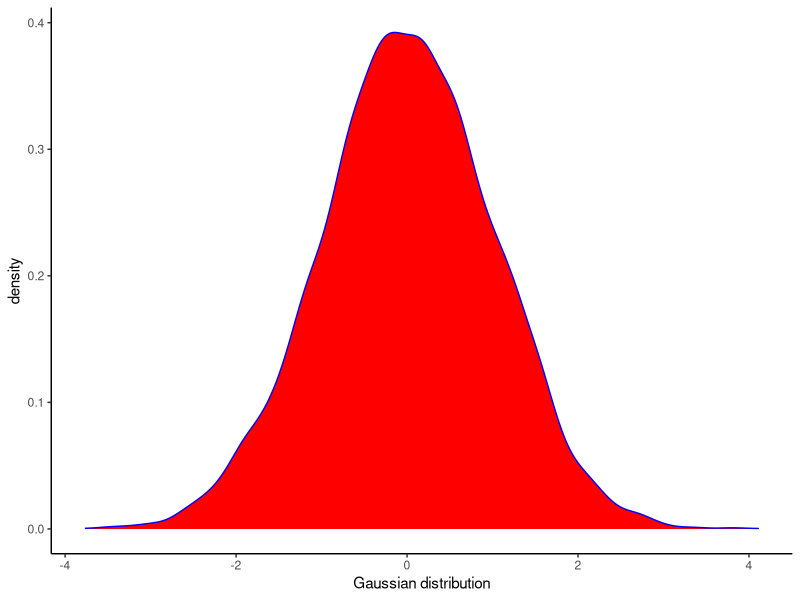

Source code (R):
## ---- chunk 1
knitr::opts_chunk$set(echo = FALSE)
## ---- chunk 2
dat<-data.frame(a = rnorm(10000))
library(ggplot2)
ggplot(dat, aes(a))+geom_density(color="blue", fill="red") +theme_classic()+xlab("Gaussian distribution")
## ---- chunk 3

